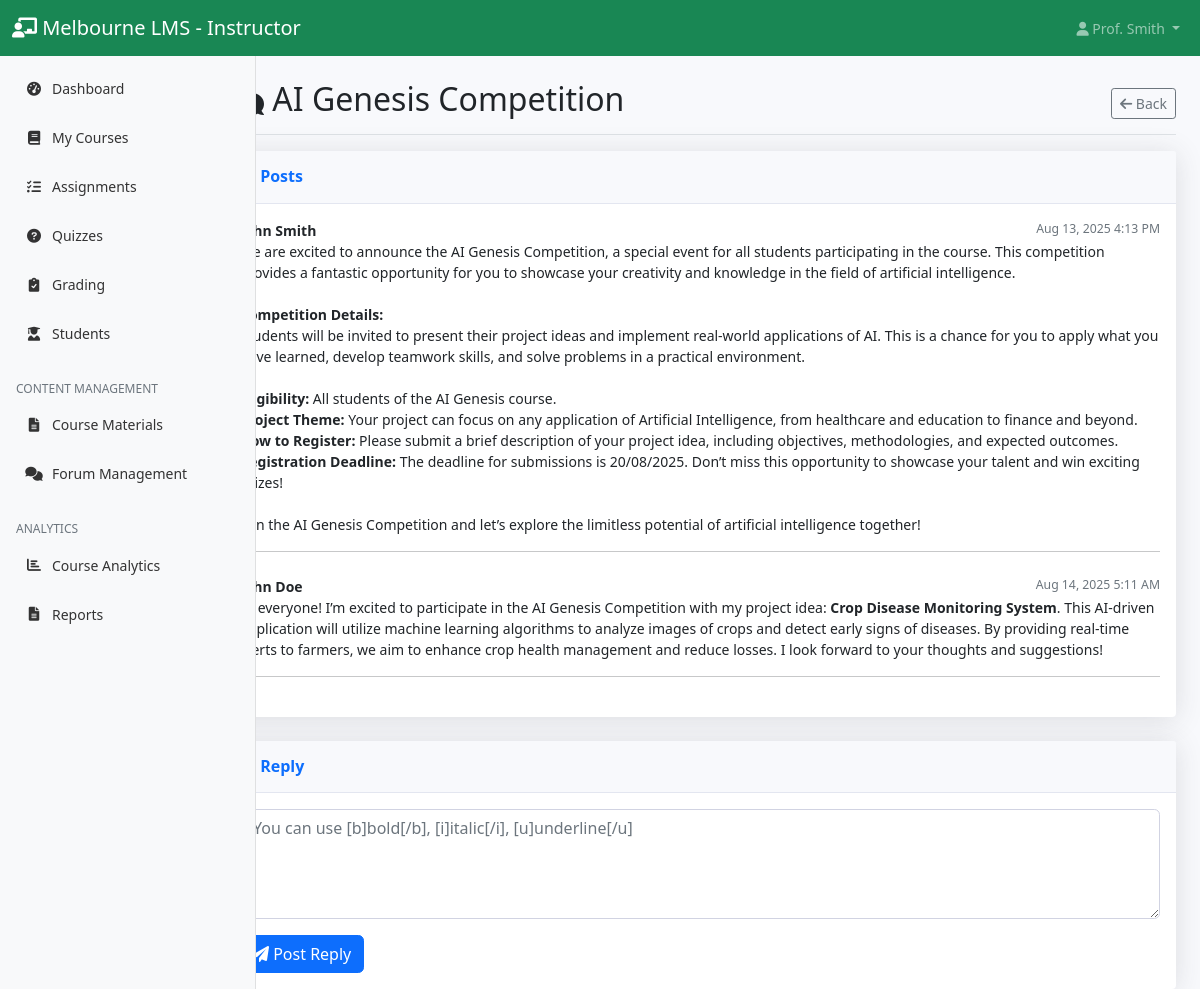
Page /forum/topic_view.php?id=1 (signed in) on the committed database.
### tables this page shows
CREATE TABLE `forum_topics` (
  `id` int(11) NOT NULL,
  `category_id` int(11) NOT NULL,
  `title` varchar(200) NOT NULL,
  `created_by` int(11) NOT NULL,
  `created_at` timestamp NOT NULL DEFAULT current_timestamp(),
  `last_post_at` timestamp NOT NULL DEFAULT current_timestamp(),
  `is_pinned` tinyint(1) DEFAULT 0,
  `is_locked` tinyint(1) DEFAULT 0
);

CREATE TABLE `forum_posts` (
  `id` int(11) NOT NULL,
  `topic_id` int(11) NOT NULL,
  `user_id` int(11) NOT NULL,
  `content` text NOT NULL,
  `created_at` timestamp NOT NULL DEFAULT current_timestamp(),
  `updated_at` timestamp NOT NULL DEFAULT current_timestamp() ON UPDATE current_timestamp()
);

CREATE TABLE `users` (
  `id` int(11) NOT NULL,
  `username` varchar(50) NOT NULL,
  `email` varchar(100) NOT NULL,
  `password` varchar(255) NOT NULL,
  `first_name` varchar(50) NOT NULL,
  `last_name` varchar(50) NOT NULL,
  `role` enum('student','instructor','admin') NOT NULL,
  `profile_image` varchar(255) DEFAULT NULL,
  `created_at` timestamp NOT NULL DEFAULT current_timestamp(),
  `updated_at` timestamp NOT NULL DEFAULT current_timestamp() ON UPDATE current_timestamp()
);

### forum/topic_view.php (the view, shortened to what this page needs)
<?php
require_once '../config/database.php';
$database = new Database();
$db = $database->getConnection();
$topicId = isset($_GET['id']) ? (int)$_GET['id'] : 0;
$topicStmt = $db->prepare('SELECT ft.*, fc.course_id, fc.name as category_name, c.instructor_id
                           FROM forum_topics ft
                           JOIN forum_categories fc ON ft.category_id = fc.id
                           JOIN courses c ON fc.course_id = c.id
                           WHERE ft.id = ?');
$topicStmt->execute([$topicId]);
$topic = $topicStmt->fetch(PDO::FETCH_ASSOC);
$role = $_SESSION['role'] ?? '';
$postsStmt = $db->prepare('SELECT fp.*, u.first_name, u.last_name, u.role FROM forum_posts fp JOIN users u ON fp.user_id = u.id WHERE fp.topic_id = ? ORDER BY fp.created_at ASC');
$postsStmt->execute([$topicId]);
$posts = $postsStmt->fetchAll(PDO::FETCH_ASSOC);
?>
<!DOCTYPE html>
<html lang="en">
<head>
	<link href="https://cdn.jsdelivr.net/npm/bootstrap@5.1.3/dist/css/bootstrap.min.css" rel="stylesheet">
	<link href="https://cdnjs.cloudflare.com/ajax/libs/font-awesome/6.0.0/css/all.min.css" rel="stylesheet">
	<link href="../assets/css/dashboard.css" rel="stylesheet">
</head>
<body>
	<?php
	if ($role === 'student') {
		include '../includes/student_navbar.php';
	} elseif ($role === 'instructor') {
		include '../includes/instructor_navbar.php';
	}
	?>
	<div class="container-fluid">
		<div class="row">
			<?php
			if ($role === 'student') {
				include '../includes/student_sidebar.php';
			} elseif ($role === 'instructor') {
				include '../includes/instructor_sidebar.php';
			}
			?>
			<main class="col-md-9 ms-sm-auto col-lg-10 px-md-4">
				<div class="d-flex justify-content-between flex-wrap flex-md-nowrap align-items-center pt-3 pb-2 mb-3 border-bottom">
					<h1 class="h2"><i class="fas fa-comments"></i> <?php echo htmlspecialchars($topic['title']); ?></h1>
					<a href="index.php?course_id=<?php echo $topic['course_id']; ?>" class="btn btn-outline-secondary btn-sm"><i class="fas fa-arrow-left"></i> Back</a>
				</div>
				<div class="card shadow mb-4">
					<div class="card-header py-3">
						<h6 class="m-0 font-weight-bold text-primary"><i class="fas fa-stream"></i> Posts</h6>
					</div>
					<div class="card-body">
						<?php foreach ($posts as $post): ?>
							<div class="mb-4">
								<div class="d-flex justify-content-between">
									<strong><?php echo htmlspecialchars($post['first_name'] . ' ' . $post['last_name']); ?></strong>
									<small class="text-muted"><?php echo formatDate($post['created_at']); ?></small>
								</div>
								<div><?php echo renderForumText($post['content']); ?></div>
								<hr>
							</div>
						<?php endforeach; ?>
					</div>
				</div>
				<div class="card shadow">
					<div class="card-header py-3">
						<h6 class="m-0 font-weight-bold text-primary"><i class="fas fa-reply"></i> Reply</h6>
					</div>
					<div class="card-body">
						<form method="post">
							<div class="mb-3">
								<textarea name="content" rows="4" class="form-control" placeholder="You can use [b]bold[/b], [i]italic[/i], [u]underline[/u]" required></textarea>
							</div>
							<button class="btn btn-primary"><i class="fas fa-paper-plane"></i> Post Reply</button>
						</form>
					</div>
				</div>
			</main>
		</div>
	</div>
</body>
</html>

### config/database.php (shortened to what this page needs)
<?php
function formatDate($date)
{
    return date('M j, Y g:i A', strtotime($date));
}
function renderForumText(string $text): string
{
    $converted = $text;
    $converted = preg_replace('/\[b\](.*?)\[\/b\]/is', '<strong>$1</strong>', $converted);
    $converted = preg_replace('/\[i\](.*?)\[\/i\]/is', '<em>$1</em>', $converted);
    $converted = preg_replace('/\[u\](.*?)\[\/u\]/is', '<u>$1</u>', $converted);
    $converted = preg_replace('/\*\*(.+?)\*\*/s', '<strong>$1</strong>', $converted);
    $safe = strip_tags($converted, '<strong><em><u><br>');
    return nl2br($safe);
}

### assets/css/dashboard.css (style rules this page uses)
body { font-size: .875rem; background-color: #f8f9fc; }
main { padding-top: 0.5rem; }
.card { box-shadow: 0 0.15rem 1.75rem 0 rgba(58, 59, 69, 0.15) !important; border: none; }
.card-header { background-color: #f8f9fc; border-bottom: 1px solid #e3e6f0; }
.font-weight-bold { font-weight: 700 !important; }
.btn { border-radius: 0.35rem; font-weight: 400; }
.btn-sm { padding: 0.25rem 0.5rem; font-size: 0.875rem; border-radius: 0.2rem; }
@media (min-width: 769px) { main { margin-left: 16rem; } }
.form-control { border: 1px solid #d1d3e2; border-radius: 0.35rem; }
.shadow { box-shadow: 0 0.15rem 1.75rem 0 rgba(58, 59, 69, 0.15) !important; }

### rows in the picture
forum_topics: title "AI Genesis Competition"
forum_posts: user.last_name "John Smith", created_at "Aug 13, 2025 4:13 PM", content "We are excited to announce the AI Genesis Competition, a special event for all students participating in the course. This competition provides a fantastic opportunity for you to showcase your creativity and knowledge in the field of artificial intelligence. Competition Details: Students will be invited to present their project ideas and implement real-world applications of AI. This is a chance for you to apply what you have learned, develop teamwork skills, and solve problems in a practical environment. Eligibility: All students of the AI Genesis course. Project Theme: Your project can focus on any application of Artificial Intelligence, from healthcare and education to finance and beyond.…"
forum_posts: user.last_name "John Doe", created_at "Aug 14, 2025 5:11 AM", content "Hi everyone! I’m excited to participate in the AI Genesis Competition with my project idea: Crop Disease Monitoring System . This AI-driven application will utilize machine learning algorithms to analyze images of crops and detect early signs of diseases. By providing real-time alerts to farmers, we aim to enhance crop health management and reduce losses. I look forward to your thoughts and suggestions!"

### other values in the picture
$_SESSION['last_name'] "Smith"
